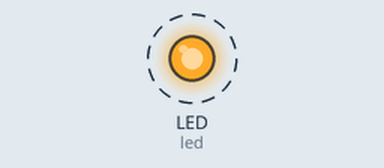
Simulated run of this program. Board: CircuitPython board. Parts: output pins drawn as LEDs (lit = HIGH). Dashed ring = blinking. What the program prints to the serial console is not drawn.

Above: at 0.2 s.
Timing chart, 0 to 3.0 s (numbered marks = the images above):
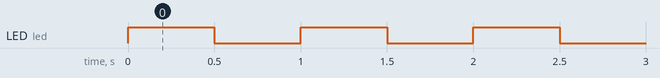

Measured:
- by itself, LED (led): alternates HIGH for 0.50 s and LOW for 0.50 s

The program:

code.py
```python
import time
import board
import digitalio

print("Hello, World!")

# Initialize the LED
led = digitalio.DigitalInOut(board.LED)
led.direction = digitalio.Direction.OUTPUT

while True:
    led.value = True
    time.sleep(0.50)
    led.value = False
    time.sleep(0.50)
```
